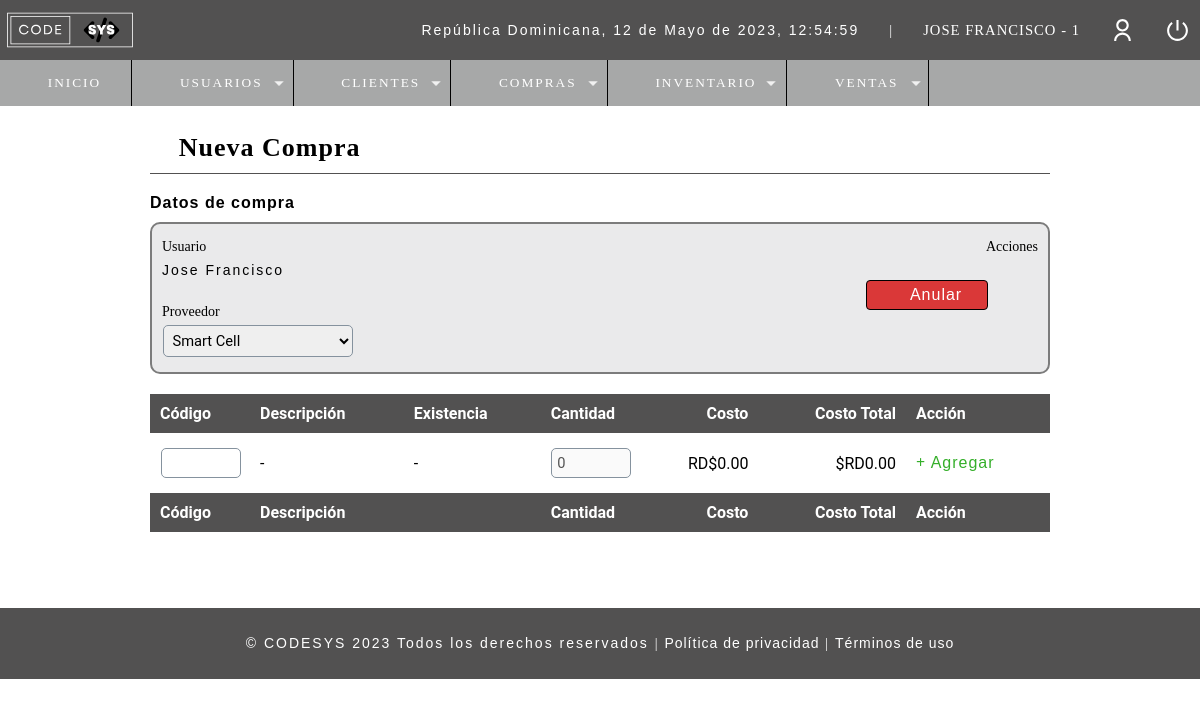
The page /c_compra.php (signed in) on the database its author committed.
### tables this page shows
CREATE TABLE `t_usuario` (
  `ID_Usuario` int(11) NOT NULL,
  `Nombre` varchar(50) DEFAULT NULL,
  `Email` varchar(100) DEFAULT NULL,
  `Usuario` varchar(15) DEFAULT NULL,
  `Pass` varchar(150) DEFAULT NULL,
  `Rol` int(11) DEFAULT NULL,
  `ID_Estado` int(10) DEFAULT NULL
);

### Include/functions.php (called while the page is built, shortened)
<?php
	function fechaActual(){
		$mes = array("","Enero",
		    "Febrero",
			"Marzo",
			"Abril",
			"Mayo",
			"Junio",
			"Julio",
			"Agosto",
			"Septiembre",
			"Octubre",
			"Noviembre",
			"Diciembre");
		return date('d')." de ". $mes[date('n')] . " de " . date('Y') . ", " . date('H:i:s');
	}
?>

### c_compra.php (the view, shortened to what this page needs)
<?php include("Include/plantilla_Cabeza.php");
    include("Database/conn_backend.php");
    $usuario = $_SESSION['Usuario'];
    $sqlvendedor = mysqli_query($conn, "SELECT * FROM t_usuario WHERE Usuario='$usuario'");
    while($row = mysqli_fetch_array($sqlvendedor)){
        $nombre = $row['Nombre'];
    }
?>
<head><link rel="stylesheet" href="css/style.css"></head>
    <br><br><br><br><br><br>
    <section class="container">
        <div class="title_page">
            <br><h1><i class="fa-sharp fa-solid fa-cart-plus" style="color: #000;"></i> Nueva Compra</h1><hr>
        </div>
        <div class="datos_venta">
            <h4>Datos de compra</h4>
            <div class="datos">
                <div class="wd50">
                    <label style="font-size:14px;">Usuario</label>
                    <p><?php echo $nombre;?></p><br>
                    <label style="font-size:14px;">Proveedor</label>
                    <select name="ID_Proveedor" id="ID_Proveedor" class="form-select form-select-lg mb-1" aria-label=".form-select-lg example">
                            <?php
                                include("Database/conn_backend.php");
                                $getProveedor = "SELECT ID_Proveedor, Proveedor FROM t_proveedor";
                                $queryProveedor = mysqli_query($conn, $getProveedor);
                            while($row = mysqli_fetch_array($queryProveedor)): ?>
                            <option name="ID_Proveedor" value="<?= $row['ID_Proveedor']?>"><?php echo $row['Proveedor']?>
                            </option>
                            <?php endwhile; ?>
                        </select>
                </div>
                <div class="wd50">
                    <label style="margin-left:140px; font-size:14px;">Acciones</label>
                    <div class="acciones_venta">
                        <a href="#" class="btn_new textcenter" id="btn_anular_compra" onclick="event.preventDefault();" style="background-color:rgb(218, 56, 56); color:#fff;"><i class="fa-solid fa-ban" style="color: #fff;"></i> Anular</a>
                    </div>
                </div>
            </div>
        </div>
        <table class="tbl_venta">
            <thead>
                <tr>
                    <th width="100px">Código</th>
                    <th>Descripción</th>
                    <th>Existencia</th>
                    <th width="100px">Cantidad</th>
                    <th class="textright">Costo</th>
                    <th class="textright">Costo Total</th>
                    <th> Acción</th>
                </tr>
                <tr>
                    <td><input type="text" name="cod_producto" id="cod_producto"></td>
                    <td id="descripcion">-</td>
                    <td id="existencia">-</td>
                    <td><input type="text" name="txt_cant_producto" id="cant_producto" value="0" min="1" disabled></td>
                    <td id="costo" class="textright">RD$0.00</td>
                    <td id="costo_total" class="textright">$RD0.00</td>
                    <td><a href="#" id="add_product_compra" class="link_add" style="color:rgb(53, 175, 42);"><i class="fas fa-plus" style="color: rgb(53, 175, 42);"></i> Agregar</a></td>
                </tr>
                <tr>
                    <th width="100px">Código</th>
                    <th colspan="2">Descripción</th>
                    <th width="100px">Cantidad</th>
                    <th class="textright">Costo</th>
                    <th class="textright">Costo Total</th>
                    <th> Acción</th>
                </tr>
            </thead>
        </table>
        <br>
    </section>
    <br><br><br>
<?php include_once("Include/plantilla_pie.php");?>

### Include/plantilla_Cabeza.php (shortened to what this page needs)
<?php
	include("./Database/conn_backend.php");
	include("scripts.php");
	$usuario = $_SESSION['Usuario'];
	$sql = "SELECT * FROM t_usuario WHERE Usuario='$usuario'";
	$result = mysqli_query($conn, $sql);
?>
<!DOCTYPE html>
<html lang="en">
<head>
</head>
<body>
	<header>
		<div class="header">
			<h1><img class="imgHeader" src="assets\images\CODESYSLOGO.svg" alt="Logo de CODESYS" width="130px" height="100px" style="margin-top:2px; margin-left:-5px;"></h1>
			<div class="optionsBar">
				<p id="hora">República Dominicana, <?php echo fechaActual();?></p>
				<span>|</span>
				<?php while($mostrar = mysqli_fetch_array($result)){?>
				<span class="user"><?php echo $mostrar['Nombre'].' - '.$mostrar['Rol']?></span>
				<?php } ?>
				<img class="photouser" src="assets\images\user-line.svg" alt="Usuario">
				<a href="Include\Close_session.php"><img class="close" src="assets\images\shut-down-line.svg" alt="Salir del sistema" title="Salir"></a>
			</div>
		</div>
		<?php include("Include/navbar.php");?>
	</header>

### assets/css/style_plantillas.css (style rules this page uses)
* { margin:0; padding:0; box-sizing: border-box; text-decoration: none; font-family: 'Roboto', sans-serif; }
body { background: #fff; }
h1, h2, h3, h4, h5, h6 { font-family: 'arial'; font-weight: bold; letter-spacing: 1px; }
h1 { font-family: 'GothamBook'; font-size: 26px; }
h4 { font-size: 16px; }
p { font-family: 'arial'; letter-spacing: 2px; font-size: 14px; line-height: 20px; }
a { text-decoration: none; font-family: arial; letter-spacing: 1px; }
span { font-family: 'GothamBook'; letter-spacing: 1px; font-size: 14px; line-height: 20px; }
header { position: fixed; width: 100%; }
.header { color: #FFF; background: #525151; height: 60px; display: -webkit-flex; display: -moz-flex; display: -ms-flex; display: -o-flex; display: flex; justify-content: space-between; align-items: center; padding: 10px; }
.optionsBar { display: -webkit-flex; display: -moz-flex; display: -ms-flex; display: -o-flex; display: flex; justify-content: center; align-items: center; }
.optionsBar span { color: #FFF; font-size: 11pt; font-family: 'GothamBook'; text-transform: uppercase; margin-left: 30px; }
.photouser { margin-left: 30px; width: 25px; height: 25px; }
.close { width: 25px; height: 25px; }
.optionsBar a { display: -webkit-flex; display: -moz-flex; display: -ms-flex; display: -o-flex; display: flex; margin-left: 30px; }

### css/style.css (style rules this page uses)
* { margin:0; padding:0; box-sizing: border-box; text-decoration: none; font-family: 'Roboto', sans-serif; }
hr { border: 0; background-color: #525151; height: 1px; margin: 10px 0; display: block; }
label { display: block; font-size: 12px; font-family:'GothamBook'; margin:15px auto 5px auto; }
input,select { margin: 5px; margin-left: 0.5px; display: block; width: 100%; font-size: 11pt; padding: 5px; border: 1px solid #85929e; border-radius: 5px; }
.btn_new { background-color: #d1d1d1; color: #000; letter-spacing: 1px; cursor: pointer; display: inline-block; padding:5px 25px; border-radius: 4px; margin: 20px; border: 1px solid #000; }
table { border-collapse: collapse; font-size: 12pt; font-family: Arial, Helvetica, sans-serif; width: 100%; }
table th { text-align: left; padding:10px; background: #525151; color:#fff; }
table tr:nth-child(odd) { background-color: #d1d1d1; }
table tr:nth-child(even) { background-color: #fff; }
table td { padding:10px; }
.datos_cliente, .datos_venta, .title_page { width: 100%; max-width: 900px; margin: auto; margin-bottom: 20px; }
.datos { background-color: #eaeaeb; display: -webkit-flex; display: -moz-flex; display: -ms-flex; display: -o-flex; display: flex; justify-content: space-between; flex-wrap: wrap; border: 2px solid #7c7c7c; padding: 10px; border-radius: 10px; margin-top: 10px; }
.datos label { margin: 5px auto; }
.tbl_venta { max-width: 900px; margin: auto; }
.textright { text-align: right; }
.textcenter { text-align: center; }

### rows shown on the page
t_usuario: Nombre "JOSE FRANCISCO", Rol "1", Nombre "Jose Francisco"

### other values the page prints
fechaActual() "12 de Mayo de 2023, 12:54:59"
form field ID_Proveedor "Smart Cell"
